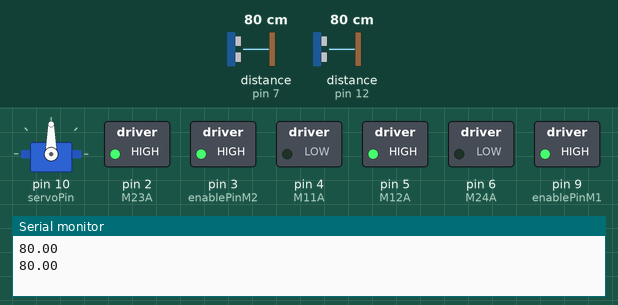
The sketch below on a simulated Arduino Uno, built with avr-gcc and run on an emulated ATmega328P. Parts: servo, switched loads named in the sketch (green lamp = pin HIGH), the last lines printed to the serial monitor. The test bench sets the inputs (shaded band); at power-on: distance to the obstacle (sensors on pin 12, pin 7) 80 cm. The echo pulse lasts 58.3 µs per cm. At 26.0 s the program stops and its outputs stay as they are.

Above: at 1.2 s.
1.3 s: distance to the obstacle (sensor on pin 12) set to 11 cm
3.0 s: distance to the obstacle (sensor on pin 12) set to 8 cm
At 4.6 s:
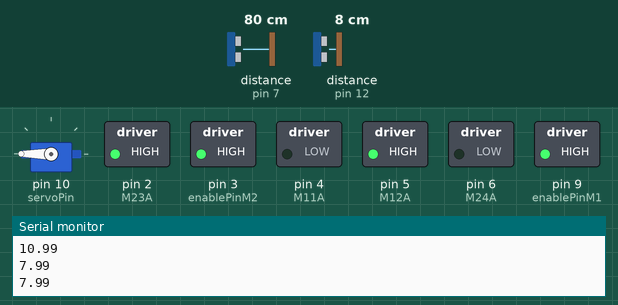
At 16.1 s:
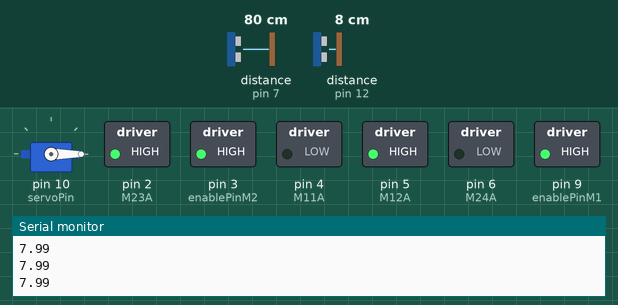
Timing chart, 0 to 27.5 s (numbered marks = the images above; inputs shaded):
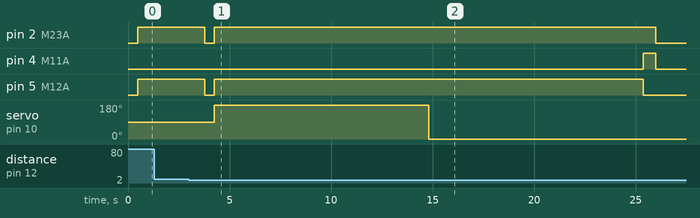

The sketch:

mazeV2jasper.ino
```cpp
#include <NewPing.h>
#include <Servo.h> //remember to install libary

// Pin Setup
const int echoPin1 = 12; // Front Dist Sensor
const int trigPin1 = 11; // Front Dist Sensor
const int echoPin2 = 7; // Left Dist Sensor
const int trigPin2 = 8; // Left Dist Sensor
const int enablePinM1 = 9; // H-bridge enable pin
const int M12A = 5;        // Motor one (left) pin 1 -- forwards
const int M11A = 4;        // Motor one (left) pin 2 -- backwards
const int enablePinM2 = 3; // H-bridge enable pin
const int M23A = 2;        // Motor two (right) pin 1 -- forwards
const int M24A = 6;        // Motor two (right) pin 2 -- backwards
const int servoPin = 10;  //Servo pin

// Distances (cm)
const int minDistF = 5;
const float minDistL = 3;
const float maxDistL = 6.5;

// keep track of distances
float distance_F;
float distance_L;

float leftOption;
float rightOption;

Servo myservo; //servo object to control servo
// store servo position
int servo_pos = 0;

NewPing frontSonar(trigPin1,echoPin1,200);
NewPing leftSonar(trigPin2,echoPin2,200);

bool checking_sides = false;
int checking_count = 0;
int check_left_count = 0;
int check_right_count = 0;
int count_max = 15;

void setup() {
  Serial.begin(9600);

  // enable sonar1 pins
  pinMode(trigPin1, OUTPUT);
  pinMode(echoPin1, INPUT);

  // enable sonar2 pins
  pinMode(trigPin2, OUTPUT);
  pinMode(echoPin2, INPUT);

  // enable motor 1 and its pins
  pinMode(enablePinM1, OUTPUT);
  pinMode(M12A, OUTPUT);
  pinMode(M11A, OUTPUT);
  analogWrite(enablePinM1, 255);

  // enable motor 2 and its pins
  pinMode(enablePinM2, OUTPUT);
  pinMode(M23A, OUTPUT);
  pinMode(M24A, OUTPUT);
  analogWrite(enablePinM2, 255);

  myservo.attach(servoPin);
  myservo.write(90);
}

void loop() {
  distance_F = frontSonar.ping_median(9) / 58.3;
  distance_L = leftSonar.ping_median(9) / 58.3;

  Serial.println(distance_F);
  move_forward(255);

  if (checking_sides) {
    if (check_left_count < count_max) {
      myservo.write(180);
      leftOption = readFront();
      check_left_count += 1;
    }
    else if (check_right_count < count_max) {
      myservo.write(0);
      rightOption = readFront();
      check_right_count += 1;
    }
    else {
      checking_sides = false;
      check_left_count = 0;
      check_right_count = 0;

      if (fabs(leftOption - rightOption) < 2) {
        if (leftOption > rightOption) {
          turn_right(600);
        } else {
          turn_left(600);
        }
      } else {
        if (leftOption > rightOption) {
          turn_left(600);
        } else {
          turn_right(600);
        }
      }

      while (true) {
        stop();
      }
    }
  }

  if (!checking_sides) {
    if (distance_F < 10 && distance_F != 0) {
      checking_sides = true;
      stop();
    }
  }
}


void print_info(String desc, float dist_F, float dist_L) {
  Serial.print(desc);
  Serial.print(": distance_F = ");
  Serial.print(dist_F);
  Serial.print(", distance_L = ");
  Serial.println(dist_L);
}

void swerve_servo() {
  for (servo_pos = 0; servo_pos <= 180; servo_pos += 1) { // goes from 0 degrees to 180 degrees
    // in steps of 1 degree
    myservo.write(servo_pos);              // tell servo to go to position in variable 'pos'
    delay(15);                       // waits 15ms for the servo to reach the position
  }

  for (servo_pos = 180; servo_pos >= 0; servo_pos -= 1) { // goes from 180 degrees to 0 degrees
    myservo.write(servo_pos);              // tell servo to go to position in variable 'pos'
    delay(15);                       // waits 15ms for the servo to reach the position

  }
}
//swerve_servo references the swerve example in (https://docs.arduino.cc/learn/electronics/servo-motors/)


void move_forward(int speed) {
  analogWrite(M11A, 0);
  analogWrite(M12A, speed);

  analogWrite(M23A, speed);
  analogWrite(M24A, 0);
}

void move_backward(int speed) {
  analogWrite(M11A, 0);
  analogWrite(M12A, speed);

  analogWrite(M23A, 0);
  analogWrite(M24A, speed);
}


void turn_right(int time) {
  analogWrite(M11A, 0);
  analogWrite(M12A, 255);

  analogWrite(M23A, 0);
  analogWrite(M24A, 255);

  delay(time);
  stop();
}


void turn_left(int time) {
  analogWrite(M11A, 255);
  analogWrite(M12A, 0);

  analogWrite(M23A, 255);
  analogWrite(M24A, 0);

  delay(time);
  stop();
}

void stop() {
  analogWrite(M11A, 0);
  analogWrite(M12A, 0);

  analogWrite(M23A, 0);
  analogWrite(M24A, 0);
}

float readFront(){
  return frontSonar.ping_median(9) / 58.3;
}

float readLeft(){
  return leftSonar.ping_median(9) / 58.3;
}
```

Measured:
- the behaviour switches between 10 and 9 cm on distance to the obstacle (sensor on pin 12) (found by bisection; images 0 and 1)
- after the input at 3.0 s, pin 2 (M23A): HIGH → LOW after 0.78 s, → HIGH 0.47 s later, → LOW 21.7 s later; pin 4 (M11A): LOW → HIGH after 22.4 s, → LOW 0.60 s later; pin 5 (M12A): HIGH → LOW after 0.78 s, → HIGH 0.47 s later, → LOW 21.1 s later; servo on pin 10 (servoPin): 90° → 180° after 1.3 s, → 0° 10.6 s later
